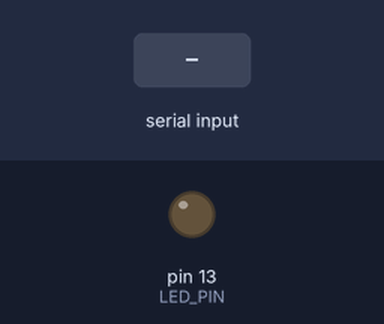
The sketch below on a simulated Arduino Uno, built with avr-gcc and run on an emulated ATmega328P. On the bench: output pins drawn as LEDs (lit = HIGH). Dashed ring = blinking. Inputs (shaded band) come from the test bench.

Above: at 1.2 s.
1.3 s: "90,45\n" received over Serial
At 1.6 s:
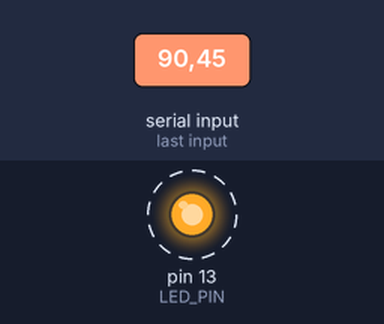
Timing chart, 0 to 10.3 s (numbered marks = the images above; inputs shaded):
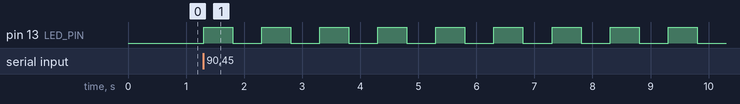

Measured:
- after the input at 1.3 s, pin 13 (LED_PIN): alternates HIGH for 0.50 s and LOW for 0.50 s, starting at once

The sketch:

hello_arduino.ino
```cpp
const int LED_PIN = LED_BUILTIN;

void setup() {
  pinMode(LED_PIN, OUTPUT);
  digitalWrite(LED_PIN, LOW);
  Serial.begin(9600);
  Serial.setTimeout(2000); // 2s read timeout
}

void loop() {
  if (Serial.available() > 0) {
    long n = Serial.parseInt();
    if (n <= 0) return;

    // Blink N times for visual confirmation (1/2 s on + 1/2 s off)
    for (long i = 0; i < n; i++) {
      digitalWrite(LED_PIN, HIGH);
      delay(500);
      digitalWrite(LED_PIN, LOW);
      delay(500);
    }

    // Wait N seconds BEFORE responding
    delay(n * 1000);

    // Respond with N+1 (this fixes “48 -> 49”)
    Serial.println(n + 1);
  }
}
```
